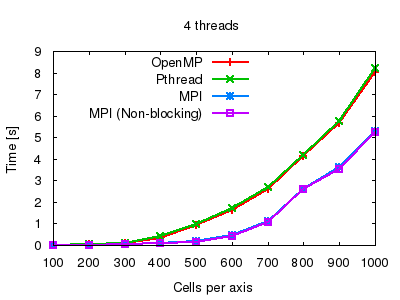

Generate this figure with gnuplot:
set terminal png truecolor size 400,300 font "Helvetica" 10
set out "tests_perf_4.png"
set key top left
set xlabel "Cells per axis"
set ylabel "Time [s]"
set title "4 threads"
plot \
    "tests_perf_4.tsv" using 1:2 title "OpenMP" with linespoints lw 2, \
    "tests_perf_4.tsv" using 1:3 title "Pthread" with linespoints lw 2, \
    "tests_perf_4.tsv" using 1:4 title "MPI" with linespoints lw 2, \
    "tests_perf_4.tsv" using 1:5 title "MPI (Non-blocking)" with linespoints lw 2

set logscale xy
set out "tests_perf2_4.png"
replot
